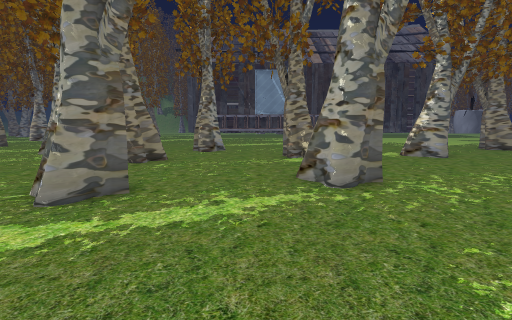
View 1 (above)

24 first-person views from a walk through a Unity game level. The camera is 1.2 m above the floor, tilts 6° down and sees 80° across. The floor is counted in squares, 1 m on a side. Each view is taken from the middle of a square. On the plan, view 1 faces up. The plan holds only what a view shows up to about 13 squares ahead; the rest is blank. The place goes on beyond the plan. Some surface patterns are stand-ins.

View 2
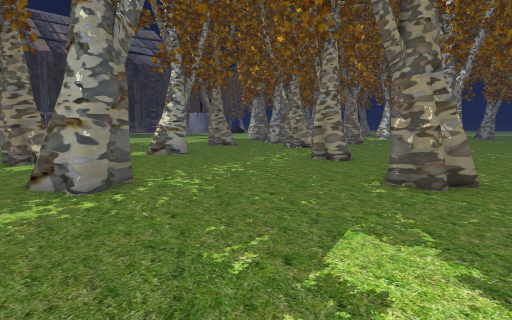

View 3
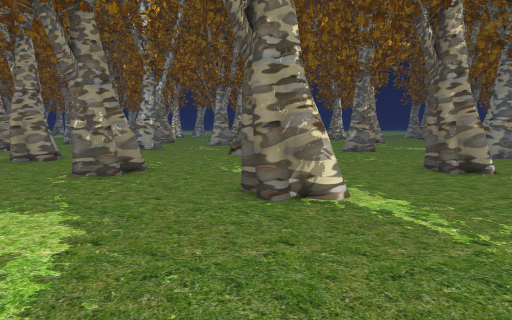

View 4
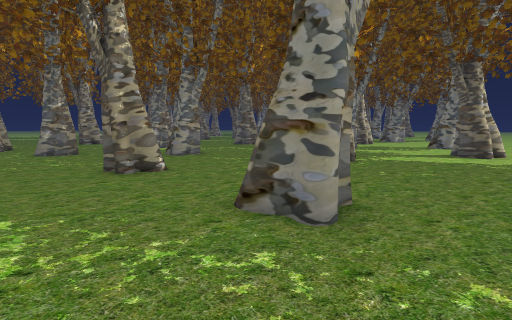

View 5
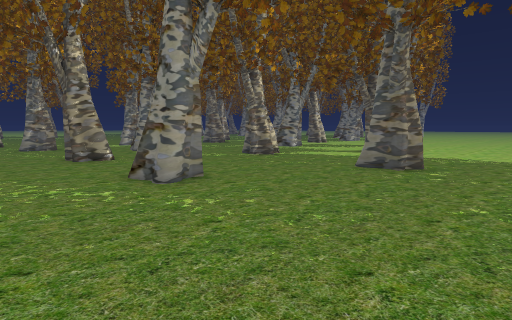

View 6
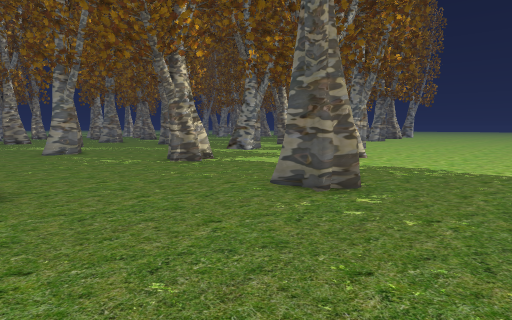

View 7
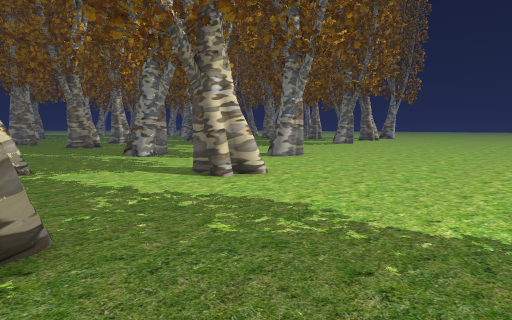

View 8
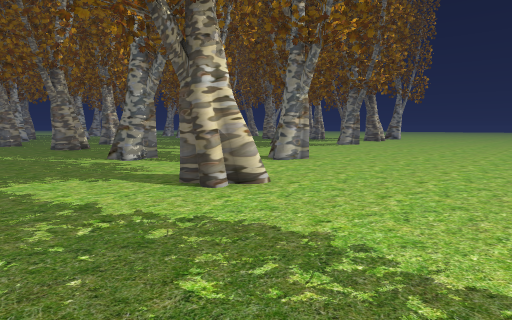

View 9
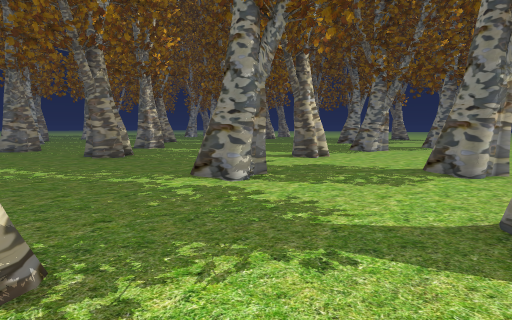

View 10
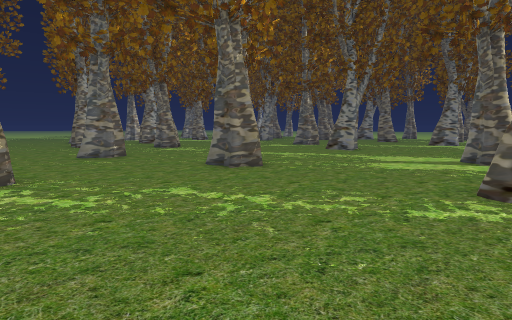

View 11
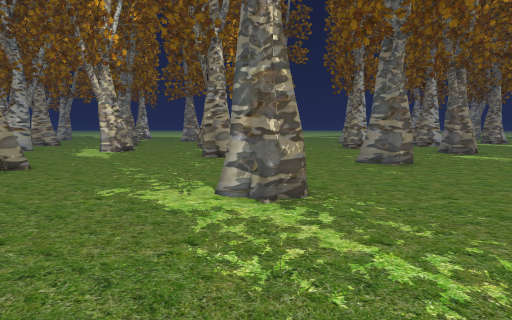

View 12
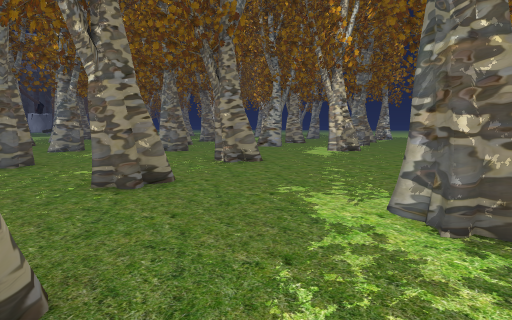

View 13
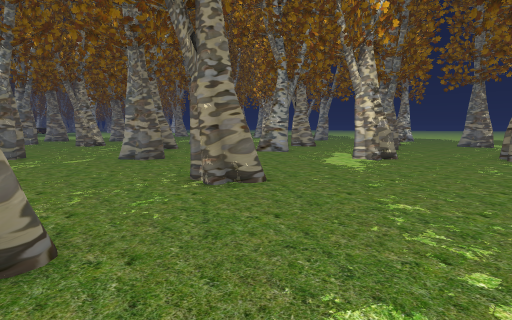

View 14
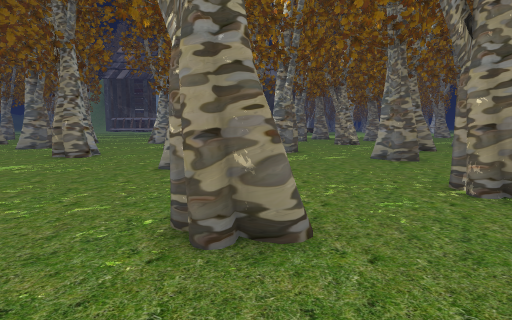

View 15
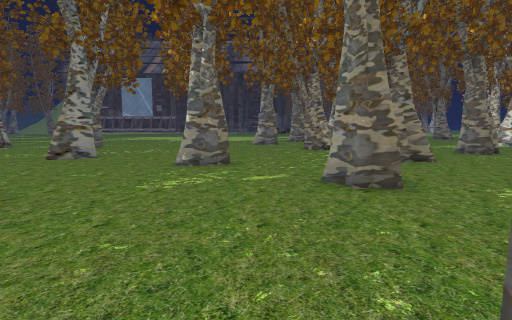

View 16
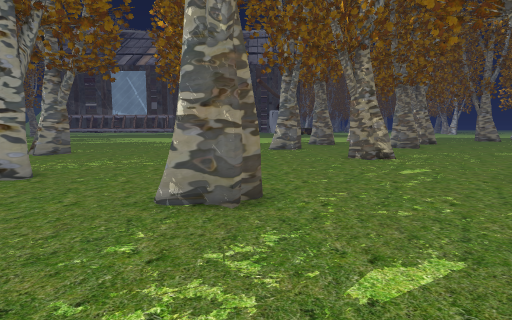

View 17
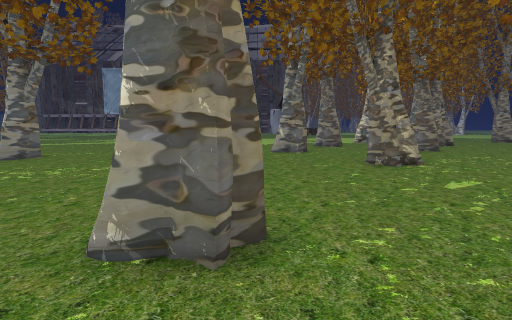

View 18
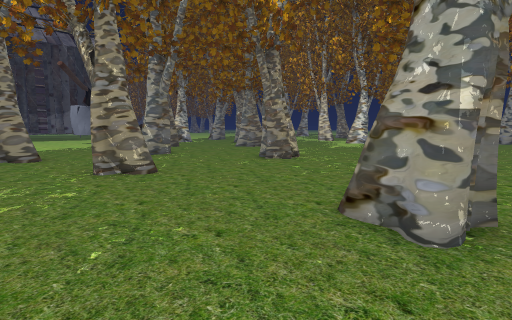

View 19
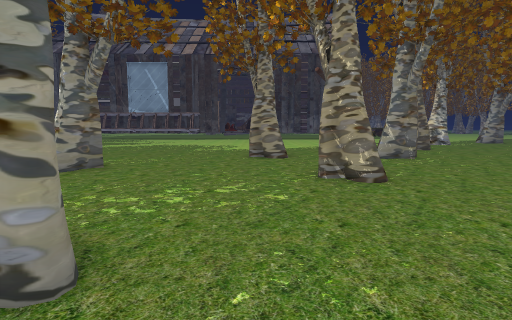

View 20
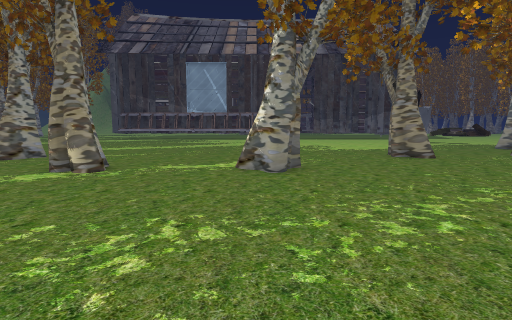

View 21
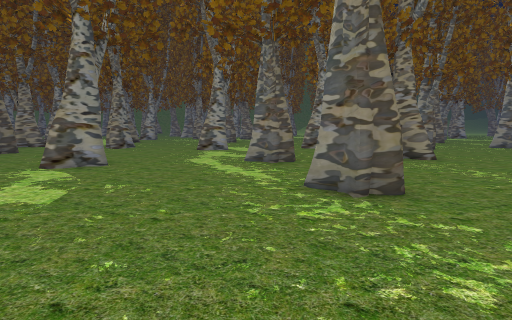

View 22
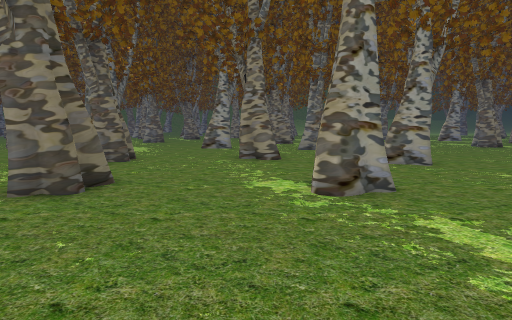

View 23
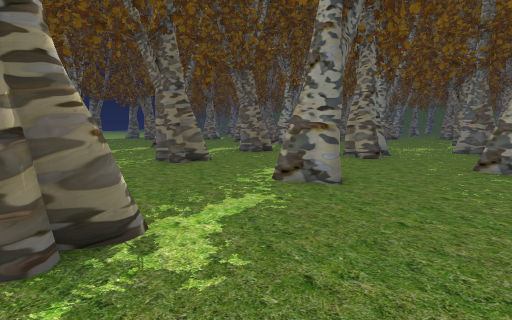

View 24
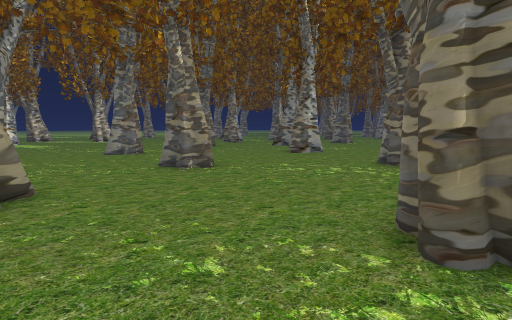

### Floor plan
Key: @ floor where view 1 was taken; # wall or solid block; . floor.
Columns run from 5 left of view 1 to 25 right of it. Each row starts with its distance up from view 1.
 17    #..............##...# ....
 16   ##...............#...##....
 15 .............................
 14 ............##.............. ..
 13 .......#....##.............  ..
 12 ##..................##....# ...
 11 ##..................##....##...
 10 ...............................
  9 ...............................
  8 ......##.......................
  7 ......##.......##.............
  6 .##............##...........
  5 .##..................# .....##.
  4 .....................##........
  3 ...............................
  2 ............##............ ....
  1 .........................# ...
  0 ...#.@...................##..
 -1 .. ##............. ..........
 -2    ......##.......#...........
 -3   .......##  ..................
 -4 ...............................
 -5 ........................# .....
 -6 ........................##.....
 -7 ......##....##.....##..........
 -8 ......##....#  ....##..........
 -9 ...............................
-10 ...............................
-11 ................##.......... #
-12 ................##..........##
-13 ...##................##
-14 ...##.....#..........# ...
-15  .........#...................
-16 ..............................
-17 ..........................##..
-18 ..........................#
-19 ......##............##.......
-20 ......##.....##.....#  .......
-21  ............#........   .....
-22  .....................     ...
-23  .....................      ..
-24  .......##...........
-25  .......##....##....
-26  ........ ....##...
-27  .......  ....  ..
-28  ......    ..
-29  .....
-30   ...

Positions as (right, up) in squares from view 1, and headings:
1: (0, 0), facing up
2: (0, 0), facing up-right
3: (-1, -2), facing right
4: (-1, -4), facing down-right
5: (-5, -4), facing down-right
6: (-5, -8), facing down-right
7: (-5, -14), facing down-right
8: (-4, -15), facing down-right
9: (2, -15), facing down-right
10: (8, -13), facing down-right
11: (11, -13), facing right
12: (12, -14), facing up-right
13: (15, -11), facing up-right
14: (15, -11), facing up
15: (18, -6), facing up
16: (17, -1), facing up
17: (17, 1), facing up
18: (12, 3), facing up-right
19: (13, 4), facing up
20: (7, 4), facing up
21: (8, 5), facing left
22: (8, 11), facing left
23: (8, 17), facing down-left
24: (7, 17), facing down-right
